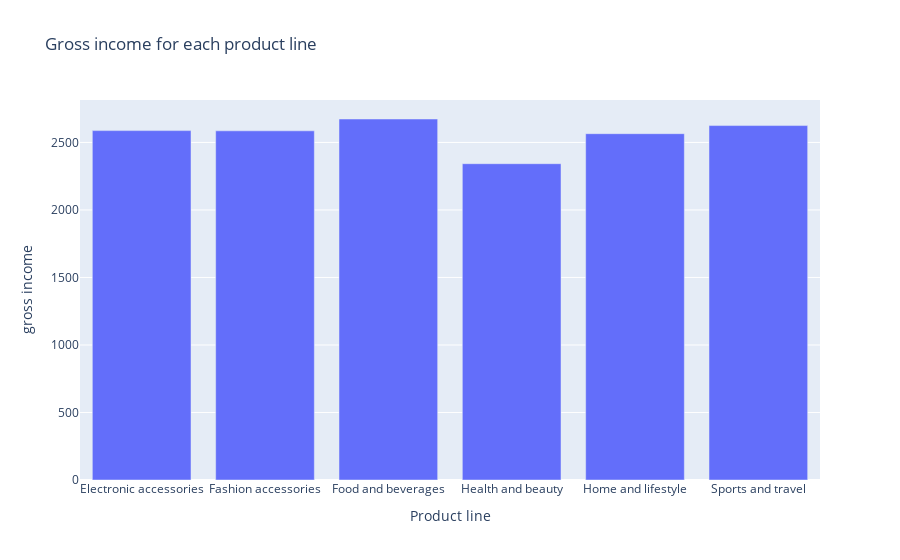

The notebook cell saved with this chart:
### Markdown cell above
7. __What is the Gross income for each Product line ?__

### Code cell
# product_line_gross_income = df.groupby('Product line')['gross income'].sum()
product_line_gross_income = df.groupby('Product line').agg({'gross income' : np.sum}).reset_index()
fig = px.bar(product_line_gross_income , x = "Product line" ,y ="gross income",title = "Gross income for each product line")

fig.show()

### Figure 1 — Plotly figure (JSON) as saved in the notebook; plotly's stock layout.template omitted (floating-point values rounded to 4 significant figures)
{"data": [{"alignmentgroup": "True", "hovertemplate": "Product line=%{x}<br>gross income=%{y}<extra></extra>", "legendgroup": "", "marker": {"color": "#636efa", "pattern": {"shape": ""}}, "name": "", "offsetgroup": "", "orientation": "v", "showlegend": false, "textposition": "auto", "type": "bar", "x": ["Electronic accessories", "Fashion accessories", "Food and beverages", "Health and beauty", "Home and lifestyle", "Sports and travel"], "xaxis": "x", "y": [2588.0, 2586.0, 2674.0, 2343.0, 2565.0, 2625.0], "yaxis": "y"}], "layout": {"barmode": "relative", "legend": {"tracegroupgap": 0}, "title": {"text": "Gross income for each product line"}, "xaxis": {"anchor": "y", "domain": [0, 1], "title": {"text": "Product line"}}, "yaxis": {"anchor": "x", "domain": [0, 1], "title": {"text": "gross income"}}}}
